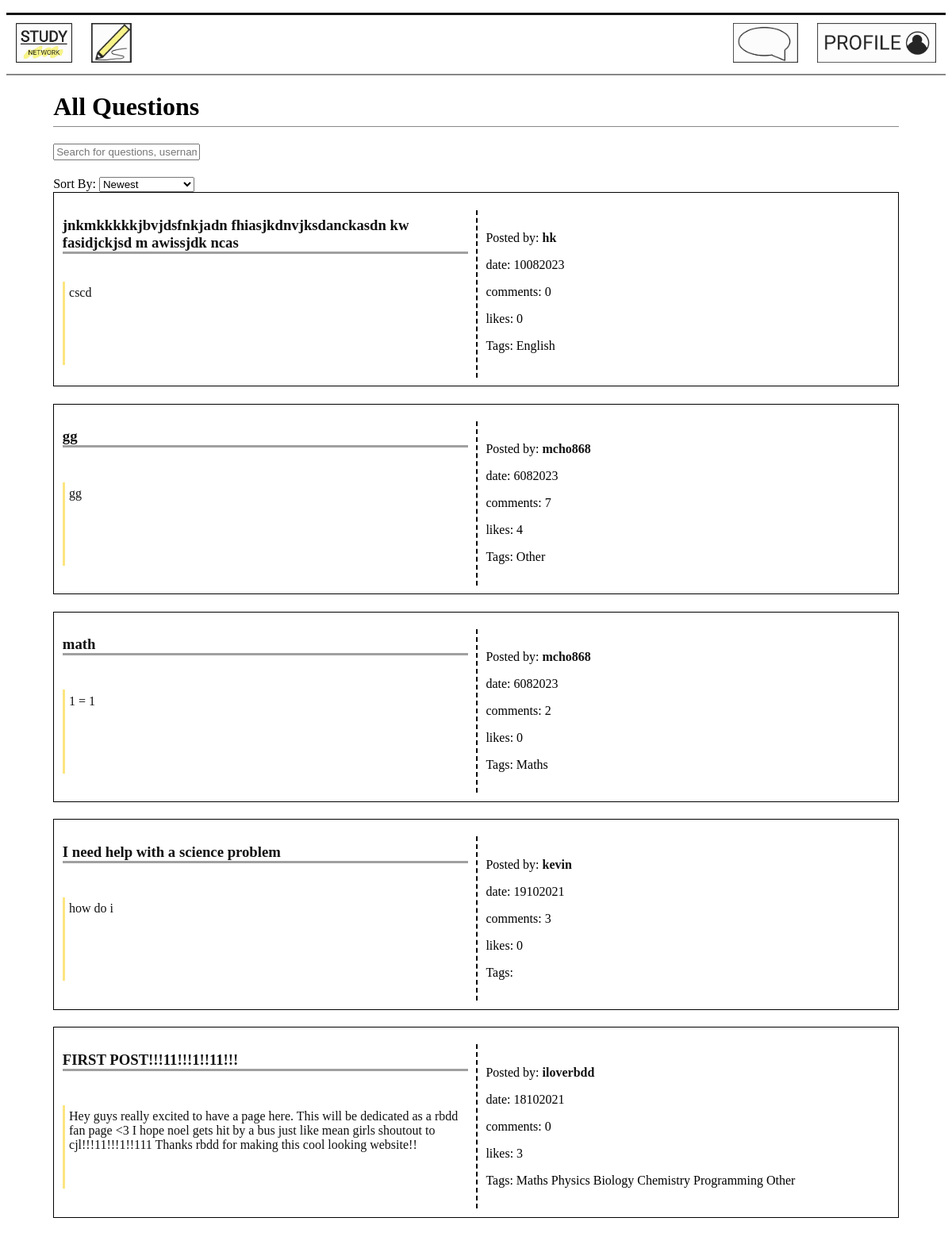
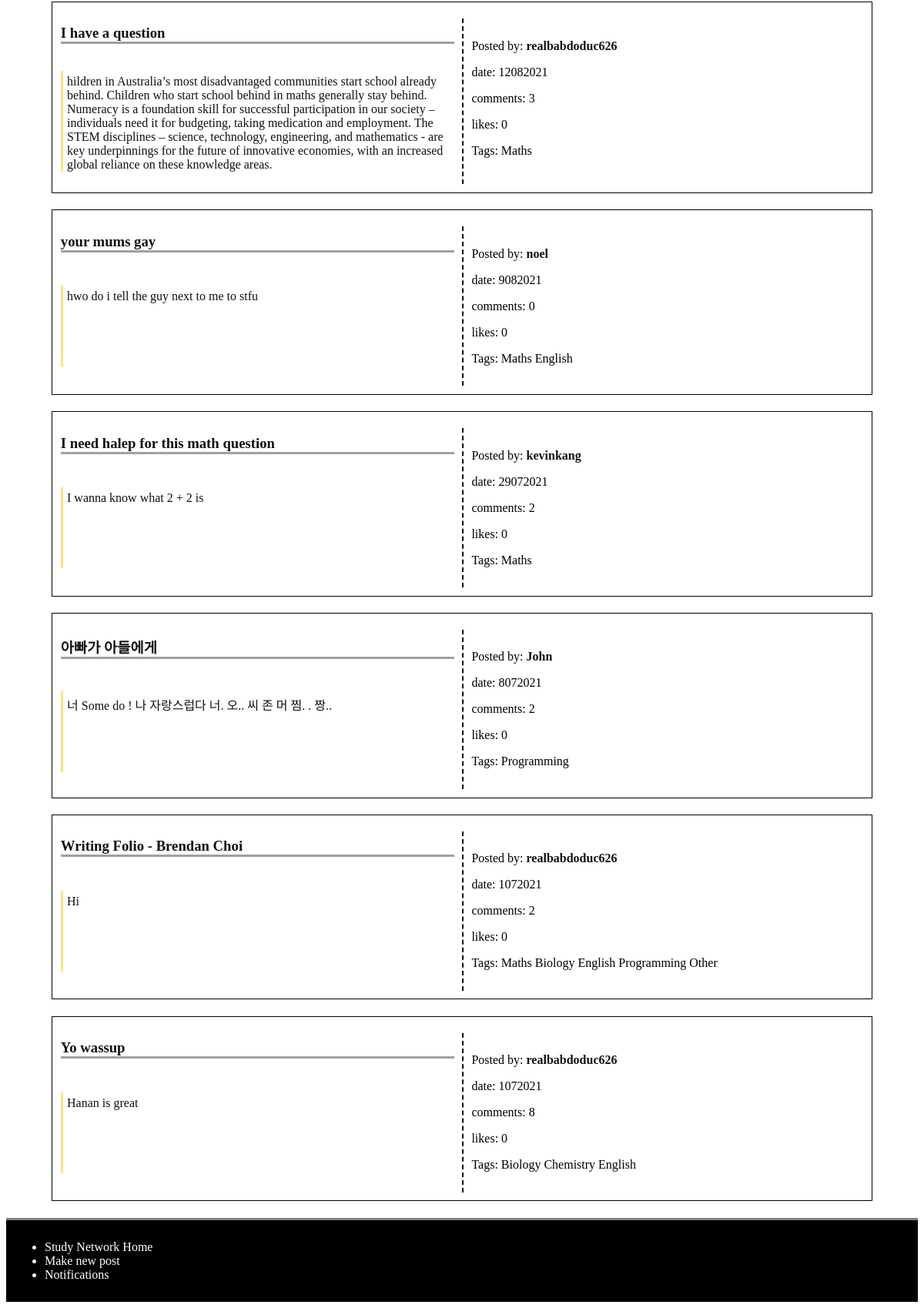
/ (signed in), run on the app's committed database (2 pictures, top to bottom).
### models.py (models this page shows)
class Post(db.Model):
    __tablename__ = 'Post'
    id = db.Column(db.Integer, primary_key=True)
    title = db.Column(db.Text)
    discussion = db.Column(db.Text)
    date = db.Column(db.Integer)
    comments = db.Column(db.Integer)
    user_id = db.Column(db.Integer, db.ForeignKey('User.id'))
    likes = db.Column(db.Integer)
    post_user = db.relationship('User', back_populates='user_post')
    replies_post = db.relationship('Reply', secondary=PostReply, back_populates='posts_reply')
    categories_post = db.relationship('Category', secondary=PostCategory, back_populates='posts_category')
    notifications_post = db.relationship('Notification', back_populates='posts_notification')
    posts = db.relationship('Comment', back_populates='user')

class User(db.Model):
    __tablename__ = 'User'
    id = db.Column(db.Integer, primary_key=True)
    username = db.Column(db.Text)
    email = db.Column(db.Text)
    password = db.Column(db.Text)
    user_post = db.relationship('Post', back_populates='post_user')
    notifications_user = db.relationship('Notification', back_populates='users_notification')
    users = db.relationship('Comment', back_populates='post')

class Category(db.Model):
    __tablename__ = 'Category'
    id = db.Column(db.Integer, primary_key=True)
    topic = db.Column(db.Text)
    posts_category = db.relationship('Post', secondary=PostCategory, back_populates='categories_post')

### main.py (the view)
@app.route('/', methods=['GET', 'POST'])
def home():
    post = models.Post.query
    sort_option = request.args.get('sort')
    if sort_option == 'comments (most comment)':
        post = post.order_by(desc(models.Post.comments))
    elif sort_option == 'comments (least comment)':
        post = post.order_by(models.Post.comments)
    elif sort_option == 'most likes':
        post = post.order_by(desc(models.Post.likes))
    elif sort_option == 'least likes':
        post = post.order_by(models.Post.likes)
    elif sort_option == 'date (ascending)':
        post = post.order_by(models.Post.id)
    else:  # Default sorting: by date
        post = post.order_by(desc(models.Post.id))
    post = post.all()
    session['selectedOption'] = sort_option
    number_of_items = len(post)
    return render_template('home.html', posts=post, title='home', n=int(number_of_items))

### main.py (called while the page is built)
@app.context_processor
def notification_processor():
    if  g.logged_in_user:
        num_notification = models.Notification.query.filter_by(user_id = session['logged_in_user']).all()
        if len(num_notification) > 99:
            return dict(num_notification = '99..') #When the number of notification is too big, it just shows 99+.
        else:
            return dict(num_notification = len(num_notification))
    else:
        return dict(num_notification = 'No one is logged in')

@app.before_request
def before_request():
    g.logged_in_user = None
    if 'logged_in_user' in session:
        g.logged_in_user = session['logged_in_user']

### templates/home.html (shortened to what this page needs)
{% extends 'layout.html' %}
{% block content %}
<main>
<h1>All Questions</h1>
<input type='text' id='search' onkeyup='SearchFilter()'
placeholder='Search for questions, username or tags'>
<div>
    <label for="sortSelect">Sort By:</label>
    <select id="sortSelect" onchange="handleSort()">
      <option value="date (descending)">Newest</option>
    </select>
</div>
<div id='questionList'>
{% for post in posts %}
<div class='grid_container'>
    {% if g.logged_in_user %}
        <a href='/comment/{{post.id}}'><h3 class='title'>{{ post.title }}</h3></a>
        <a href='/comment/{{post.id}}'><p class='discussion'>{{ post.discussion }}</p></a>
    {% else %}
        <h3 class='title'>{{ post.title }}</h3>
        <p class='discussion'>{{ post.discussion }}</p>
    {% endif %}
    <div class='other_information'>
    <p>Posted by: <a class='name' id='name' href='/profile/{{post.post_user.id}}'><strong>{{ post.post_user.username }}</strong></a></p>
    <p>date: {{ post.date }}
    <p>comments: {{ post.comments }}</p>
    <p>likes: {{ post.likes }}</p>
    <p class='tags'>Tags: {% for catego in post.categories_post %}
        {{catego.topic}}
        {% endfor %}
    </p>
</div>
</div>
{% endfor %}
</div>
</main>
{% endblock %}

### templates/layout.html (shortened to what this page needs)
<!DOCTYPE html>
<html lang='en'>
    <head>
        <link rel='stylesheet' href='/static/css/style.css'>
    </head>
    <body>
        {% include 'nav.html' %}
        {% block content %}{% endblock %}
        {% include 'footer.html' %}
    </body>
</html>

### templates/nav.html
<nav>
<ul>
    <div class='size_adjust_div'>
    <li><a href='/'><img src='/static/logo/Study_network - Copy.jpg' alt='Study Network Home'></a></li>
    {% if g.logged_in_user %}
        <li style = 'float:right'><a class='logged_in' href='/profile/{{g.logged_in_user}}'><img src='/static//logo/KakaoTalk_20210802_114208981.jpg' alt='profile'></a></li>
        <li><a href='/post'><img src='/static/logo/KakaoTalk_20210729_123828148_01.jpg' alt='Post'></a></li>
        {% if num_notification != 0 %}
            <li style = 'float:right' class='notification'><a href='/notification'><span><img src='/static/logo/notification.jpg' alt='notification'></span><span class='badge'> {{num_notification}} </span></a></li>
        {% else %}
            <li style = 'float:right' class='notification'><a href='/notification'><span><img src='/static/logo/notification.jpg' alt='notification'></a></li>
        {% endif %}
    {% else %}
        <li style = 'float:right'></listyle><a class='logged_in' href='/signin'><img src='/static/logo/KakaoTalk_20210802_113545184.jpg' alt='sign in'></a></li>
    {% endif %}
    </div>
</ul>
</nav>

### templates/footer.html
<footer>
    <ul>
        <div class='size_adjust_div'>
        <li><a href='/'>Study Network Home</a></li>
        <li><a href='/post'>Make new post</a></li>
        <li><a href='/notification'>Notifications</a></li>
        </div>
    </ul>
</footer>

### static/css/style.css (style rules this page uses)
a { text-decoration: none; color: #111; }
body main { display: block; max-width: 90%; margin-left: 5%; }
body main h1 { border-bottom: 1px #888 solid; padding-bottom: 0.5%; }
nav ul { list-style-type: none; margin-bottom: 0.5%; padding: 0; overflow: hidden; background-color: white; border-bottom: 2px solid #888; border-top: 3px solid #111; width: 100%; }
nav li:not(.logged_in) { float: left; }
nav li a { display: block; color: black; text-align: center; padding: 10px 12px; text-decoration: none; }
nav li a img { width: 100%; height: 50px; }
nav .notification { position: relative; }
footer { list-style-type: none; margin: 0; padding: 10px; overflow: hidden; background-color: black; border-top: 3px solid grey; }
footer ul li { color: white; }
footer ul li a { color: white; }
.grid_container { display: grid; grid-template-columns: 50% 50%; border: 1px solid black; padding: 1%; margin-bottom: 2%; }
.title { grid-column: 1; grid-row: 1; margin-right: 2%; border-bottom: rgb(160, 160, 160) solid 3px; }
.discussion { grid-row:2; grid-column: 1; min-height: 100px; margin-right: 2%; padding-left: 1%; padding-top:1%; border-left: rgb(252, 229, 128) solid 3px; }
.other_information { grid-column: 2; grid-row: 1/ span 2; padding: 2%; margin-top: 2%; border-left: 2px dashed black; }
main input { margin-bottom: 2%; }

### data on the page
Post: title "jnkmkkkkkjbvjdsfnkjadn fhiasjkdnvjksdanckasdn kw fasidjckjsd m awissjdk ncas", discussion "cscd", post_user.username "hk", date "10082023", comments "0", likes "0"
Category: topic "English"
Post: title "gg", discussion "gg", post_user.username "mcho868", date "6082023", comments "7", likes "4"
Category: topic "Other"
Post: title "math", discussion "1 = 1", post_user.username "mcho868", date "6082023", comments "2", likes "0"
Category: topic "Maths"
Post: title "I need help with a science problem", discussion "how do i", post_user.username "kevin", date "19102021", comments "3", likes "0"
Post: title "FIRST POST!!!11!!!1!!11!!!", discussion "Hey guys really excited to have a page here. This will be dedicated as a rbdd fan page <3 I hope noel gets hit by a bus just like mean girls shoutout to cjl!!!11!!!1!!111 Thanks rbdd for making this cool looking website!!", post_user.username "iloverbdd", date "18102021", comments "0", likes "3"
Category: topic "Physics"
Category: topic "Biology"
Category: topic "Chemistry"
Category: topic "Programming"
Post: title "I have a question", discussion "hildren in Australia’s most disadvantaged communities start school already behind. Children who start school behind in maths generally stay behind. Numeracy is a foundation skill for successful participation in our society – individuals need it for budgeting, taking medication and employment. The STEM disciplines – science, technology, engineering, and mathematics - are key underpinnings for the future of innovative economies, with an increased global reliance on these knowledge areas.", post_user.username "realbabdoduc626", date "12082021", comments "3", likes "0"
Post: title "your mums gay", discussion "hwo do i tell the guy next to me to stfu", post_user.username "noel", date "9082021", comments "0", likes "0"
Post: title "I need halep for this math question", discussion "I wanna know what 2 + 2 is", post_user.username "kevinkang", date "29072021", comments "2", likes "0"
Post: title "아빠가 아들에게", discussion "너 Some do ! 나 자랑스럽다 너. 오.. 씨 존 머 찜. . 짱..", post_user.username "John", date "8072021", comments "2", likes "0"
Post: title "Writing Folio - Brendan Choi", discussion "Hi", post_user.username "realbabdoduc626", date "1072021", comments "2", likes "0"
Post: title "Yo wassup", discussion "Hanan is great", post_user.username "realbabdoduc626", date "1072021", comments "8", likes "0"
